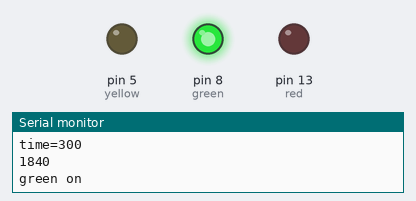
Simulated run of this sketch. Board: Arduino Uno, built with avr-gcc and run on an emulated ATmega328P. Shown: output pins drawn as LEDs (lit = HIGH), the last lines printed to the serial monitor.

Above: at 1.99 s.
At 23.5 s:
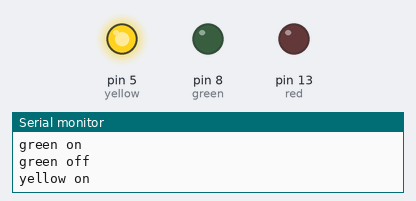
At 31.1 s:
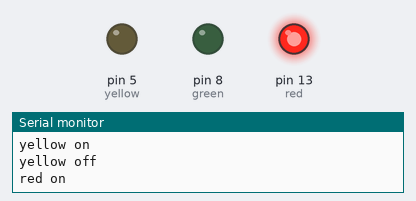
At 38.6 s:
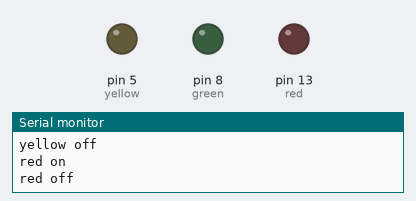
Timing chart, 0 to 40.0 s (numbered marks = the images above):
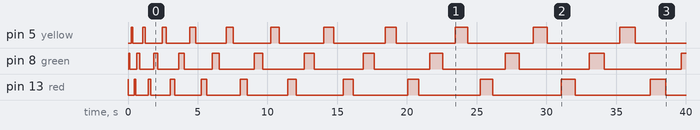

Measured:
- by itself, pin 5 (yellow): LOW → HIGH at 0.24 s, → LOW 0.10 s later, → HIGH 0.70 s later, → LOW 0.20 s later, … (22 changes in this stretch)
- by itself, pin 8 (green): LOW → HIGH at 0.04 s, → LOW 0.10 s later, → HIGH 0.50 s later, → LOW 0.20 s later, … (23 changes in this stretch)

The sketch:

traffic_light_serial_monitor_millis.ino
```cpp
int green=8;// int= integer (whole number)
int red=13;
int yellow=5;
int time=0;

void setup() {
  pinMode (green, OUTPUT);
  pinMode (red, OUTPUT);
  pinMode (yellow, OUTPUT);

  Serial.begin(9600);


}
void loop() {
 Serial.print( "time=" );
 Serial.println( time );

 Serial.println(millis());

 Serial.println("green on ");
 digitalWrite(green,HIGH);
 delay(time);
  Serial.println("green off ");
 digitalWrite(green,LOW);
 delay(time);
 Serial.println("yellow on");
 digitalWrite(yellow,HIGH);
 delay(time);
  Serial.println("yellow off ");
 digitalWrite(yellow,LOW);
 delay(time);
 Serial.println("red on ");
 digitalWrite(red,HIGH);
 delay(time);
  Serial.println("red off ");
 digitalWrite(red,LOW);
 delay(time);
 time=time+100;

}
```
